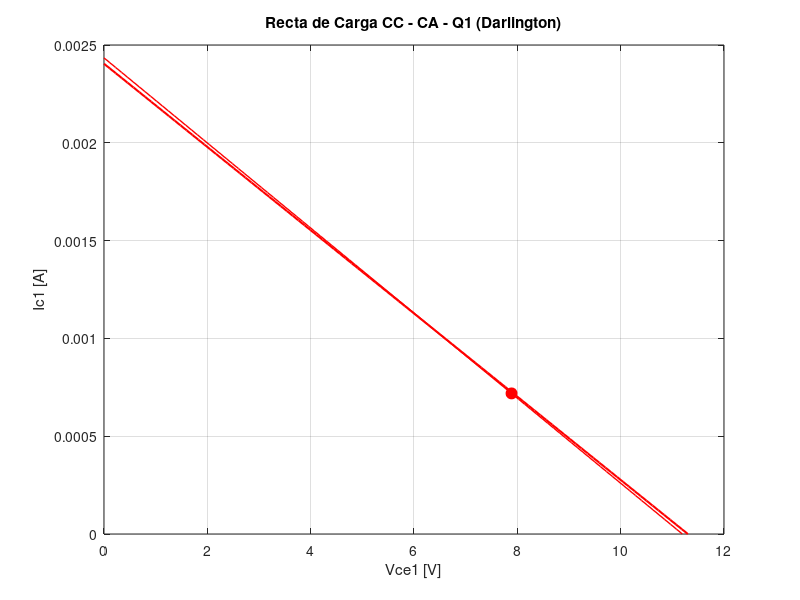
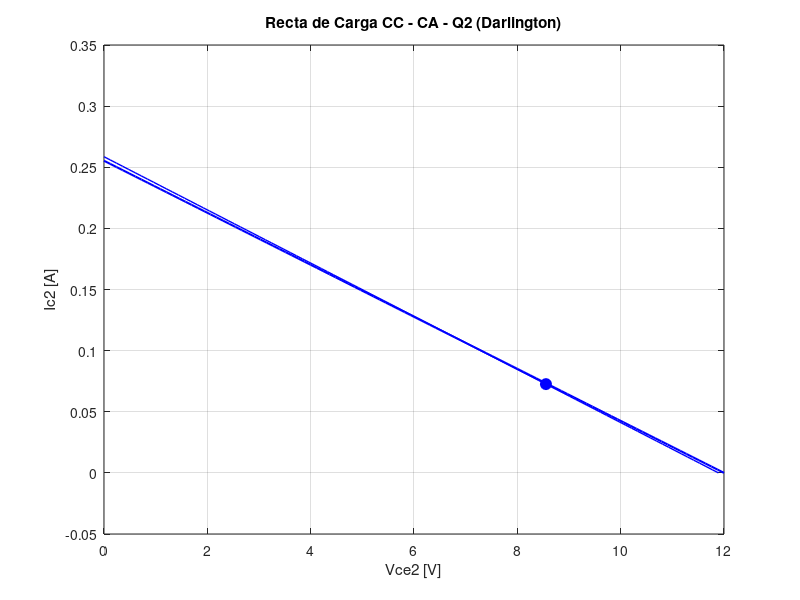
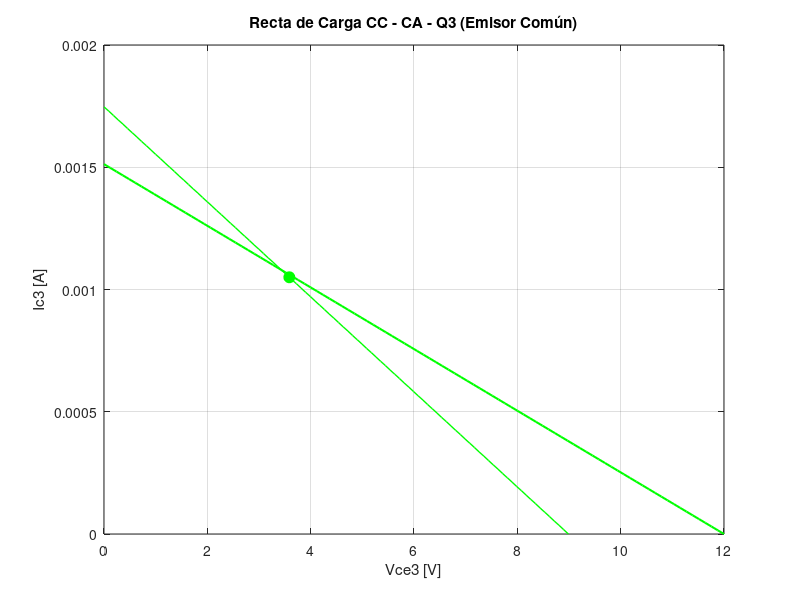
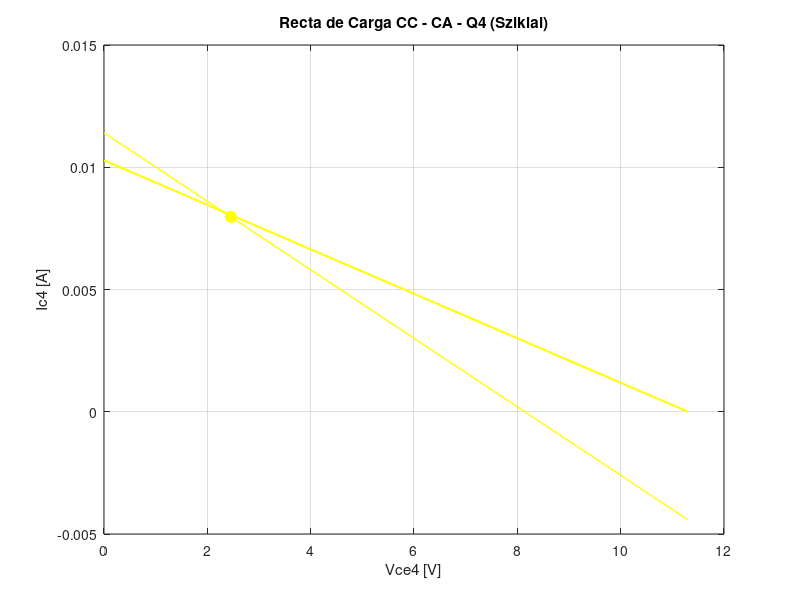

Recreate these plots in MATLAB, in order. (Note: this script raises an error after producing the figures.)
clear all, close all, clc

Vcc = 12;
Bn = 100;
Bp = 100;
Rbd = 1000000;
Red = 47;
R1e = 120000;
R2e = 27000;
Rce = 6800;
Ree = 1200;
R1s = 47000;
R2s = 100000;
Rcb = 100;
Res = 10;
Ro  = 75/10;
Rl  = 8;
Vbb = (Vcc*R2e)/(R2e+R1e);
Rbb = (R1e*R2e)/(R1e+R2e);
a   = Bn/(Bn+1);
Vbbn = (Vcc*R2s)/(R1s+R2s);
Rbbn = (R1s*R2s)/(R1s+R2s);

   %%% POLARIZACIÓN %%%

   % Darlington

% e1 Ibq1*0 + Icq1*0 + Ieq1*0 + Vceq1*0 + Ibq2*0 + Icq2*0 + Ieq2*Red + Vceq2 = Vcc
% e2 Ibq1*0 + Icq1*0 + Ieq1*Bn*Red + Vceq1 + Ibq2*0 + Icq2*0 + Ieq2*0 + Vceq2*0 = Vcc-0.7
% e3 Ibq1*Rbd + Icq1*0 + Ieq1*Bn*Red + Vceq1*0 + Ibq2*0 + Icq2*0 + Ieq2*0 + Vceq2*0 = Vcc-1.4
% e4 Ibq1*Bn + Icq1*-1 + Ieq1*0 + Vceq1*0 + Ibq2*0 + Icq2*0 + Ieq2*0 + Vceq2*0 = 0
% e5 Ibq1*0 + Icq1*0 + Ieq1*0 + Vceq1*0 + Ibq2*Bn + Icq2*-1 + Ieq2*0 + Vceq2*0 = 0
% e6 Ibq1*0 + Icq1*0 + Ieq1 + Vceq1*0 + Ibq2*-1 + Icq2*0 + Ieq2*0 + Vceq2*0 = 0
% e7 Ibq1*-1 + Icq1*-1 + Ieq1 + Vceq1*0 + Ibq2*0 + Icq2*0 + Ieq2*0 + Vceq2*0 = 0
% e8 Ibq1*0 + Icq1*0 + Ieq1*0 + Vceq1*0 + Ibq2*-1 + Icq2*-1 + Ieq2 + Vceq2*0 = 0

Q1 = zeros(8, 8);
S1 = zeros(8, 1);

%e1
Q1(1, 7) = Red;
Q1(1, 8) = 1;
%e2
Q1(2, 3) = Bn*Red;
Q1(2, 4) = 1;
%e3
Q1(3, 1) = Rbd;
Q1(3, 3) = Bn*Red;
%e4
Q1(4, 1) = Bn;
Q1(4, 2) = -1;
%e5
Q1(5, 5) = Bn;
Q1(5, 6) = -1;
%e6
Q1(6, 3) = 1;
Q1(6, 5) = -1;
%e7
Q1(7, 1) = -1;
Q1(7, 2) = -1;
Q1(7, 3) = 1;
%e8
Q1(8, 5) = -1;
Q1(8, 6) = -1;
Q1(8, 7) = 1;

S1(1) = Vcc;
S1(2) = Vcc - 0.7;
S1(3) = Vcc - 1.4;

%[Ibq1, Icq1, Ieq1, Vceq1, Ibq2, Icq2, Ieq2, Vceq2]
R1 = Q1\S1;

   %Emisor común

##   eq1 = Ibeq*Rbb + Iceq*0 + Ieeq*Ree + Vceq*0 == Vbb - 7/10;
##   eq2 = Ibeq*0 + Iceq*Rce  + Ieeq*Ree + Vceeq  == Vcc;
##   eq3 = Ibeq*B - Iceq + Ieeq*0 + Vceq*0 == 0;
##   eq4 = -Ibeq - Iceq + Ieeq + Vcea*0 == 0;

Q2 = zeros(4,4);
S2 = zeros(4,1);

%eq1
Q2(1, 1) = Rbb;
Q2(1, 3) = Ree;
%eq2
Q2(2, 2) = Rce;
Q2(2, 3) = Ree;
Q2(2, 4) = 1;
%e3
Q2(3, 1) = Bn;
Q2(3, 2) = -1;
%e4
Q2(4, 1) = -1;
Q2(4, 2) = -1;
Q2(4, 3) = 1;

S2(1) = Vbb-0.7;
S2(2) = Vcc;

% Ibeq Iceq Ieeq Vceq
R2 = Q2\S2;

   %Sziklai

       % Ibnq Icnq Ienq Vceqs Ibpq Icpq Iepq Vecqs
% eq1: Ibnq*0 + Icnq*0 + Ienq*Res + Vceqs*0 + Ibpq*0 + Icpq*Res + Iepq*0 + Vecqs   = Vcc
% eq2: Ibnq*0 + Icnq*0 + Ienq*Res + Vceqs   + Ibpq*Rcb + Icpq*Res + Iepq*0 + Vecqs*0 = Vcc - 7/10
% eq3: Ibnq*Rbbn + Icnq*0 + Ienq*Res + Vceqs*0+ Ibpq*0 + Icpq*Res + Iepq*0 + Vecqs*0  = Vbbn - 7/10
% eq4: Ibnq*Bn - Icnq = 0
% eq5: Ibpq*Bp - Icpq = 0
% eq6: -Icnq + Ibpq = 0
% eq7: -Ibnq - Icnq + Ienq = 0
% eq8: -Ibpq - Icpq + Iepq = 0

Q3 = zeros(8, 8);
S3 = zeros(8, 1);

%eq1
Q3(1, 3) = Res;
Q3(1, 6) = Res;
Q3(1, 8) = 1;
%eq2
Q3(2, 3) = Res;
Q3(2, 4) = 1;
Q3(2, 5) = Rcb;
Q3(2, 6) = Res;
%eq3
Q3(3, 1) = Rbbn;
Q3(3, 3) = Res;
Q3(3, 6) = Res;
%eq4
Q3(4, 1) = Bn;
Q3(4, 2) = -1;
%eq5
Q3(5, 5) = Bp;
Q3(5, 6) = -1;
%eq6
Q3(6, 2) = -1;
Q3(6, 5) = 1;
%eq7
Q3(7, 5) = -1;
Q3(7, 6) = -1;
Q3(7, 7) = 1;
%eq8
Q3(8, 1) = -1;
Q3(8, 2) = -1;
Q3(8, 3) = 1;

S3(1) = Vcc;
S3(2) = Vcc - 0.7;
S3(3) = Vcc - 1.4;

R3 = Q3\S3;

Vt = 25/1000;
disp("");
hie1 = double((Vt*Bn)/(R1(3)))
disp("");
hie2 = double((Vt*Bn)/R1(7))
disp("");
hie3 = double((Vt*Bn)/R2(3))
disp("");
hie4 = double((Vt*Bn)/R3(3))
disp("");
hie5 = double((Vt*Bp)/R3(7))

Vcc = 12;
ZiEC = 2129.5; % Impedancia de entrada del amplificador Em Com
ZiSz = 2.1131e+04; % Impedancia de entrada del amplificador Sziklai

% Rectas de carga

%Gráfico Transistor Q1
x1 = linspace(0, 11.3, 100);
Ic1 = (Vcc-0.7)/(Bn*Red) - x1/(Bn*Red);
Rca1 = Bn/(1/Red + 1/ZiEC);
x2 = linspace(0, R1(2)*Rca1+R1(4), 100);
ic1 = R1(2) - 1/Rca1 *(x2 - R1(4));

figure(1);
plot(x1, Ic1, 'r', 'LineWidth', 1.5);
hold on;
plot(x2, ic1, 'r', 'LineWidth', 1);
hold on;
%Punto Q
plot(R1(4), R1(2), 'ro', 'markersize', 8, 'markerfacecolor', 'r');
title('Recta de Carga CC - CA - Q1 (Darlington)');
xlabel('Vce1 [V]'); ylabel('Ic1 [A]');
grid on;
hold off;

%Gráfico Transistor Q2
x3 = linspace(0, 12, 100);
Ic2 = Vcc/Red - x3/Red;
Rca2 = 1/((1/Red+1/ZiEC));
x4 = linspace(0, R1(6)*Rca2+R1(8), 100);
ic2 = R1(6) - 1/Rca2 *(x4 - R1(8));

figure(2);
plot(x3, Ic2, 'b', 'LineWidth', 1.5);
hold on;
plot(x4, ic2, 'b', 'LineWidth', 1);
hold on;
%Punto Q
plot(R1(8), R1(6), 'bo', 'markersize', 8, 'markerfacecolor', 'b');
title('Recta de Carga CC - CA - Q2 (Darlington)');
xlabel('Vce2 [V]'); ylabel('Ic2 [A]');
grid on;
hold off;

%Gráfico Transistor Q3
x5 = linspace(0, 12, 100);
Rcc3 = Ree + (Bn*Rce)/(Bn+1);
Ic3 = Vcc/Rcc3 - x5/Rcc3;
Rca3 = 1/(1/Rce+1/ZiSz);
x6 = linspace(0, R2(2)*Rca3+R2(4), 100);
ic3 = R2(2) - (x6 - R2(4))/Rca3;

figure(3);
plot(x5, Ic3, 'g', 'LineWidth', 1.5);
hold on;
plot(x6, ic3, 'g', 'LineWidth', 1);
hold on;
%Punto Q
plot(R2(4), R2(2), 'go', 'markersize', 8, 'markerfacecolor', 'g');
title('Recta de Carga CC - CA - Q3 (Emisor Común)');
xlabel('Vce3 [V]'); ylabel('Ic3 [A]');
grid on;
hold off;

%Gráfico Transistor Q4
x7 = linspace(0, Vcc-0.7, 100);
Ic4 = ((1+Bn)*(Vcc-0.7-x7))/(Res*(Bn*Bp+Bn+1)+Bn*Rcb);
Rca4 = ((1/(1/Res + 1/(Ro+Rl)))*(Bn*Bp+Bn+1)+Bn*Rcb)/Bn;
ic4 = R3(2)-(x7-R3(4))/Rca4;

figure(4);
plot(x7, Ic4, 'y', 'LineWidth', 1.5);
hold on;
plot(x7, ic4, 'y', 'LineWidth', 1);
hold on;
%Punto Q
plot(R3(4), R3(2), 'yo', 'markersize', 8, 'markerfacecolor', 'y');
title('Recta de Carga CC - CA - Q4 (Sziklai)');
xlabel('Vce4 [V]'); ylabel('Ic4 [A]');
grid on;
hold off;

%Gráfico Transistor Q5
x8 = linspace(0, Vcc, 100);
Ic5 = (Bn*(1+Bp)*(Vcc-x8))/(Res*(Bn*Bp+Bn+1));
Rca5 = ((1/(1/Res + 1/(Ro+Rl)))*(Bn*Bp+Bn+1))/(Bn*(Bp+1));
ic5 = R3(6) - (x8-R3(8))/Rca5;

figure(5);
plot(x8, Ic5, 'm', 'LineWidth', 1.5);
hold on;
plot(x8, ic5, 'm', 'LineWidth', 1);
hold on;
%Punto Q
plot(R3(8), R3(6), 'mo', 'markersize', 8, 'markerfacecolor', 'm');
title('Recta de Carga CC - CA - Q5 (Sziklai)');
xlabel('Vce3 [V]'); ylabel('Ic3 [A]');
grid on;
hold off;

disp("");
disp('    TENSIONES CORRIENTE Y POTENCIAS     ');
disp("");
disp('Amplificador Darlington');
disp('');
disp('Q1');
disp("Ibq1 = ");
disp(double(R1(1)));
disp("Icq1 = ");
disp(double(R1(2)));
disp("Ieq1 = ");
disp(double(R1(3)));
disp("Vceq1 = ");
disp(double(R1(4)));
VbD1 = R1(7)*Red+1.4
VcD1 = Vcc
VeD1 = R1(7)*Red+0.7
VceD1 = VcD1-VeD1
PD1 = R1(3)*R1(4)
disp('Q2');
disp("Ibq2 = ");
disp(double(R1(5)));
disp("Icq2 = ");
disp(double(R1(6)));
disp("Ieq2 = ");
disp(double(R1(7)));
disp("Vceq2 = ");
disp(double(R1(8)));
VbD2 = VeD1
VcD2 = Vcc
VeD2 = R1(7)*Red
VceD2 = VcD2-VeD2
PD2 = R1(7)*R1(8)
disp("");
disp('Amplificador Emisor Común');
disp("");
disp('Q3');
disp("Ibeq = ");
disp(double(R2(1)));
disp("Iceq = ");
disp(double(R2(2)));
disp("Ieeq = ");
disp(double(R2(3)));
disp("Vceeq = ");
disp(double(R2(4)));
VbE = Vbb
VcE = R2(3)*Ree+R2(4)
VeE = R2(3)*Ree
VceE = VcE-VeE
PEC = R2(3)*R2(4)
disp("");
disp('Amplificador Sziklai');
disp("");
disp('Q4');
disp("Ibnq = ");
disp(double(R3(1)));
disp("Icnq = ");
disp(double(R3(2)));
disp("Ienq = ");
disp(double(R3(3)));
disp("Vceqs = ");
disp(double(R3(4)));
VbS1 = Vbbn
VcS1 = (R3(3)+R3(6))*Res+R3(4)
VeS1 = (R3(3)+R3(6))*Res
VceS1 = VcS1-VeS1
PS1 = R3(3)*R3(4)
disp('Q5');
disp("Ibpq = ");
disp(double(R3(5)));
disp("Icpq = ");
disp(double(R3(6)));
disp("Iepq = ");
disp(double(R3(7)));
disp("Vecqs = ");
disp(double(R3(8)));
VbS2 = VcS1
VcS2 = VeS1
VeS2 = Vcc
VecS2 = VeS2-VcS2
PS2 = R3(7)*R3(8)

disp("");
disp('Resistencias');
PRbd = R1(1)^2*Rbd
PRed = R1(7)^2*Red
IR1e = Vcc/(R1e+R2e);
PR1e = IR1e^2*R1e
IR2e = IR1e-R2(1);
PR2e = IR2e^2*R2e
PRce = R2(2)^2*Rce
PRee = R2(3)^2*Ree
IR1s = Vcc/(R1s+R2s);
PR1s = IR1s^2*R1s
IR2s = IR1s-R3(1);
PR2s = IR2s^2*R2s
PRes = (R3(3)+R3(6))^2*Res6
vi = 10e-3; %10 mV
Av = 111.798542;
vo = vi*Av;
IRo = vo/(Ro+Rl); % = IRl
PRo = IRo^2*Ro
PRl = IRo^2*Rl
